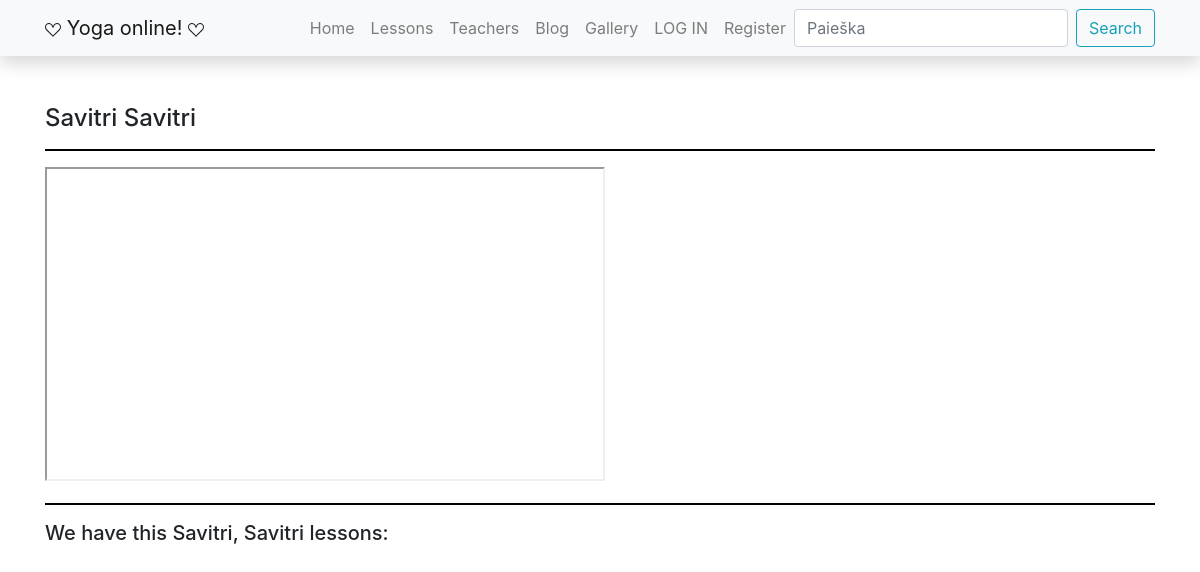
Before: /yoga/teachers/4 with the older database file.
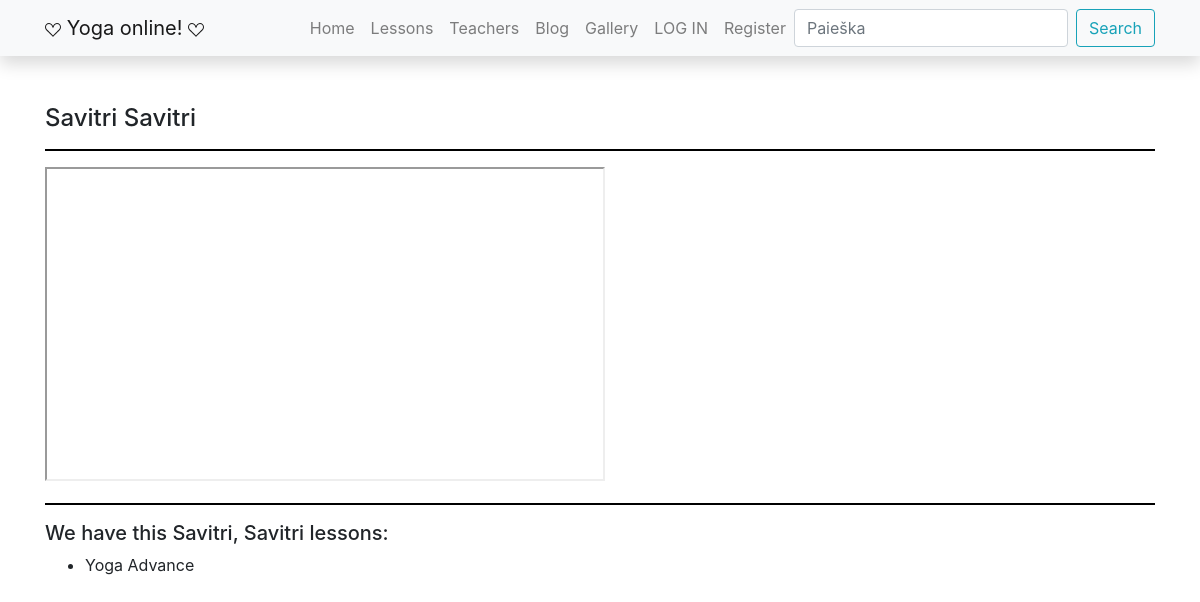
After: the same page with the newer database file.
### yoga/models.py (models this page shows, shortened)
class Lesson(models.Model):
    title = models.CharField('Title', max_length=200)
    teacher = models.ForeignKey('Teacher', on_delete=models.SET_NULL, null=True, related_name='lessons')
    summary = models.TextField('Description', max_length=1000, help_text='Short lesson description')
    type = models.ManyToManyField('Type', help_text='Please choose type of this lesson')
    cover = models.ImageField('Viršelis', upload_to='covers', null=True)
    price = models.IntegerField('Price', null=True)
    def display_type(self):
        return '; '.join([type.name for type in self.type.all()])
    display_type.short_description = 'Type'
    class Meta:
        verbose_name = "Lesson"
        verbose_name_plural = "Lessons"

### yoga/views.py (the view)
# urls.py: path('teachers/<int:teacher_id>', views.teacher, name='teacher-detail'),
def teacher(request, teacher_id):
    single_teacher = get_object_or_404(Teacher, pk=teacher_id)
    return render(request, 'teacher.html', {'teacher': single_teacher})

### yoga/models.py (called while the page is built)
    def __str__(self):
        return f'{self.last_name}, {self.first_name}'

### yoga/templates/teacher.html
{% extends "base.html" %}
{% block content %}
<div>
    <h4>{{ teacher.first_name }} {{ teacher.last_name }}</h4>
    <hr/>
    <p>{{ teacher.description | safe }}</p>
    <hr/>
    <h5>We have this {{ teacher }} lessons:</h5>
    <ul>
        {% for lesson_obj in teacher.lessons.all %}
        <li> {{ lesson_obj.title }}</li>
        {% endfor %}
    </ul>
</div>
{% endblock %}

Changed rows visible on the page:
added Lesson: title "Yoga Advance"
